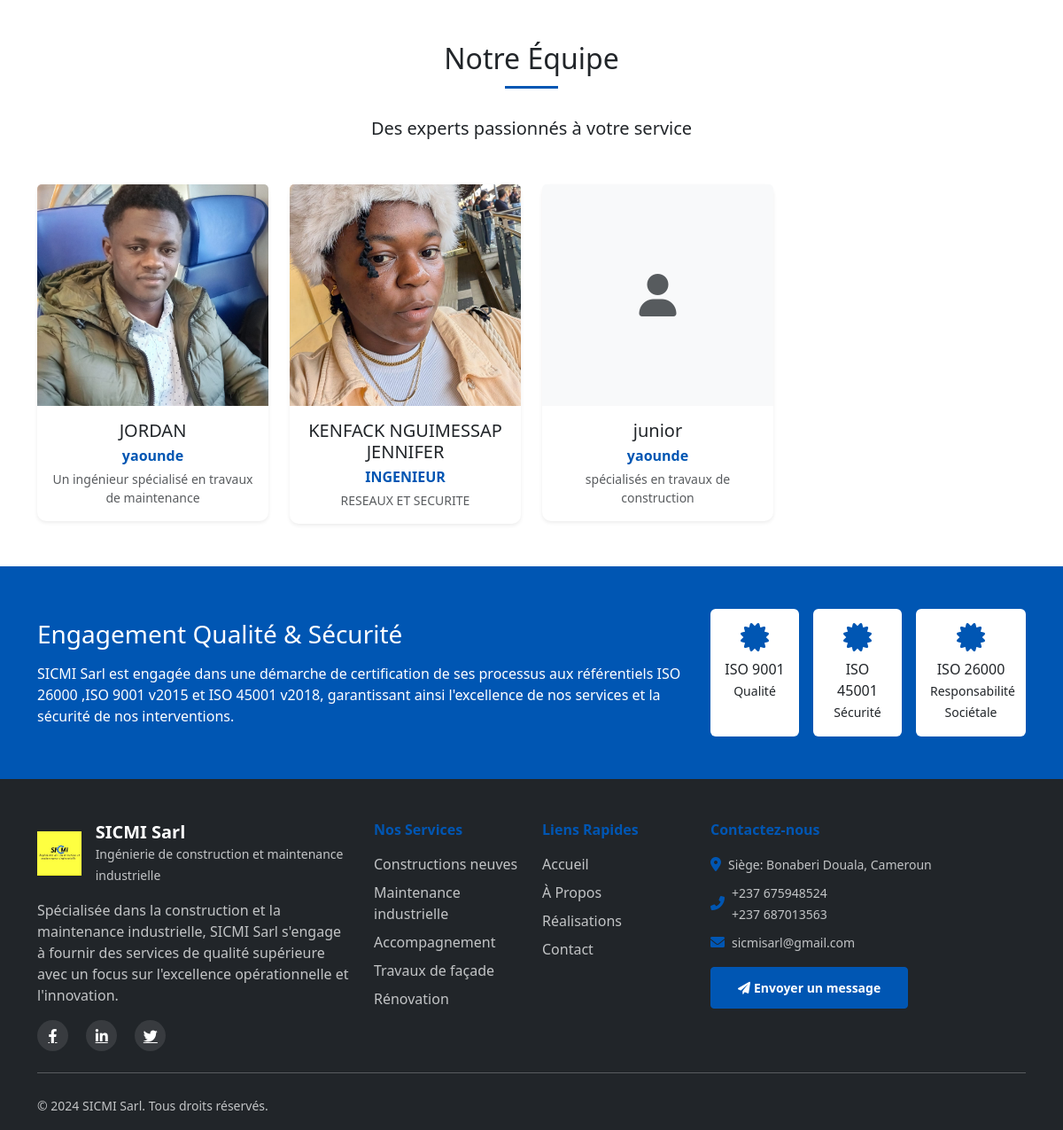
Before: /a-propos/ (lower part) with the older database file.
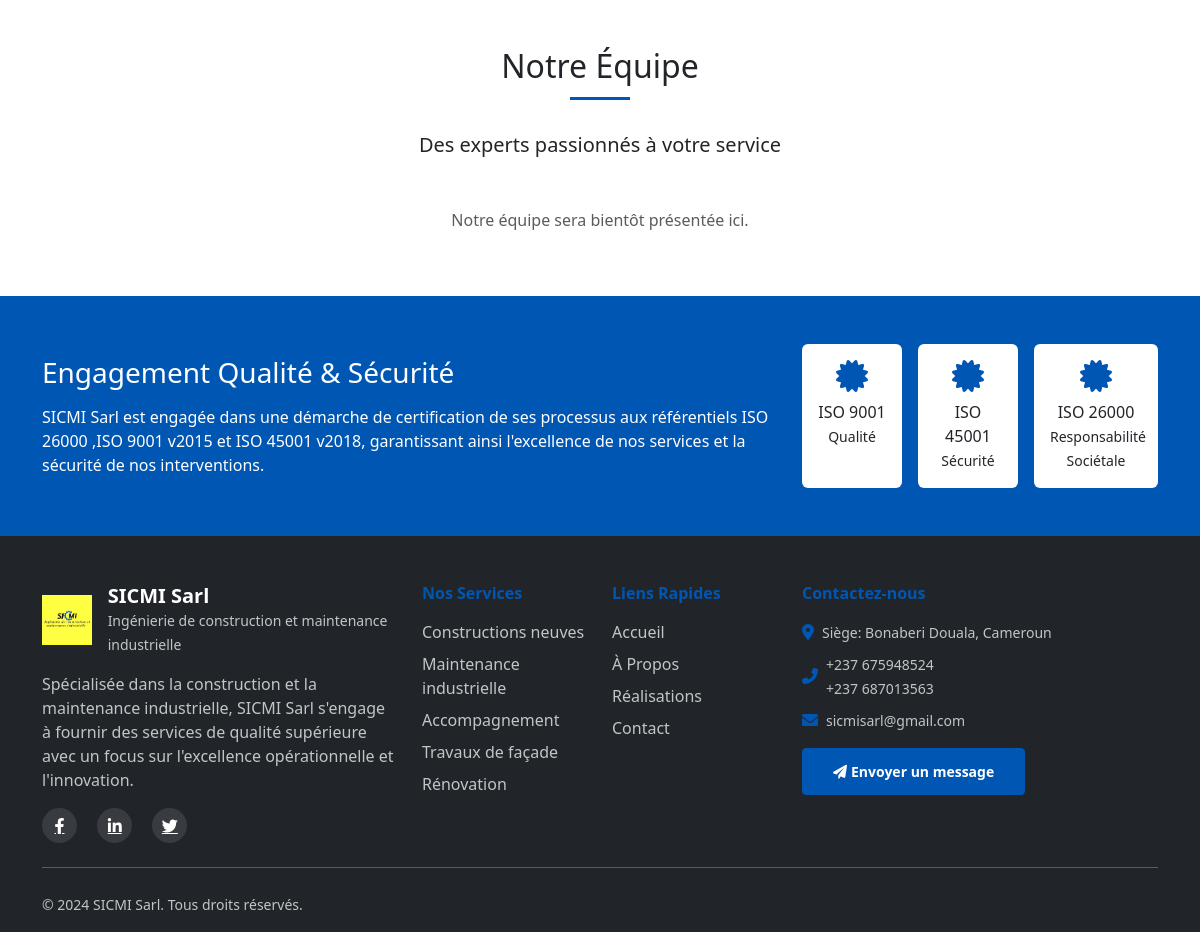
After: the same page with the newer database file.
### sicmi_app/models.py (models this page shows, shortened)
class TeamMember(models.Model):
    name = models.CharField(max_length=100)
    position = models.CharField(max_length=100)
    specialization = models.CharField(max_length=200)
    image = models.ImageField(upload_to='team/', blank=True, null=True)
    order = models.IntegerField(default=0)
    class Meta:
        ordering = ['order', 'name']

### sicmi_app/views.py (the view)
# urls.py: path('a-propos/', views.about, name='about'),
def about(request):
    team_members = TeamMember.objects.all()
    context = {
        'team_members': team_members,
    }
    return render(request, 'about.html', context)

### templates/about.html (shortened to what this page needs)
{% extends 'base.html' %}
{% load static %}
{% block content %}
<section class="py-5">
    <div class="container">
        <div class="text-center mb-5">
            <h2 class="section-title">Notre Équipe</h2>
            <p class="lead">Des experts passionnés à votre service</p>
        </div>
        <div class="row g-4">
            {% for member in team_members %}
            <div class="col-lg-3 col-md-4 col-sm-6">
                <div class="card team-card border-0 shadow-sm">
                    {% if member.image %}
                    <img src="{{ member.image.url }}" class="card-img-top" alt="{{ member.name }}" style="height: 250px; object-fit: cover;">
                    {% else %}
                    <div class="card-img-top bg-light d-flex align-items-center justify-content-center" style="height: 250px;">
                        <i class="fas fa-user fa-3x text-muted"></i>
                    </div>
                    {% endif %}
                    <div class="card-body text-center">
                        <h5 class="card-title mb-1">{{ member.name }}</h5>
                        <p class="text-primary fw-bold mb-1">{{ member.position }}</p>
                        <p class="card-text small text-muted">{{ member.specialization }}</p>
                    </div>
                </div>
            </div>
            {% empty %}
            <div class="col-12 text-center">
                <p class="text-muted">Notre équipe sera bientôt présentée ici.</p>
            </div>
            {% endfor %}
        </div>
    </div>
</section>
<section class="py-5 bg-primary text-white">
    <div class="container">
        <div class="row align-items-center">
            <div class="col-lg-8">
                <h3 class="mb-3">Engagement Qualité & Sécurité</h3>
                <p class="mb-0">
                    SICMI Sarl est engagée dans une démarche de certification de ses processus
                    aux référentiels  ISO 26000 ,ISO 9001 v2015 et ISO 45001 v2018, garantissant ainsi
                    l'excellence de nos services et la sécurité de nos interventions.
                </p>
            </div>
            <div class="col-lg-4 text-lg-end">
                <div class="d-flex justify-content-lg-end gap-3">
                    <div class="certification-badge bg-white text-dark rounded p-3 text-center">
                        <i class="fas fa-certificate fa-2x text-primary mb-2"></i>
                        <div>ISO 9001</div>
                        <small>Qualité</small>
                    </div>
                    <div class="certification-badge bg-white text-dark rounded p-3 text-center">
                        <i class="fas fa-certificate fa-2x text-primary mb-2"></i>
                        <div>ISO 45001</div>
                        <small>Sécurité</small>
                    </div>
                    <div class="certification-badge bg-white text-dark rounded p-3 text-center">
                        <i class="fas fa-certificate fa-2x text-primary mb-2"></i>
                        <div> ISO 26000</div>
                        <small>Responsabilité Sociétale</small>
                    </div>
                </div>
            </div>
        </div>
    </div>
</section>
{% endblock %}

Changed rows visible on the page:
removed TeamMember: image (picture), name "JORDAN", position "yaounde", specialization "Un ingénieur spécialisé en travaux de maintenance"
removed TeamMember: image (picture), name "KENFACK NGUIMESSAP JENNIFER", position "INGENIEUR", specialization "RESEAUX ET SECURITE"
removed TeamMember: name "junior", position "yaounde", specialization "spécialisés en travaux de construction"
Other visible differences:
text now shown: "Notre équipe sera bientôt présentée ici."
